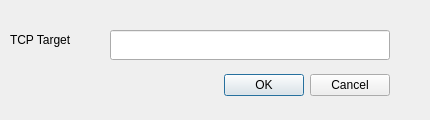
<?xml version="1.0" encoding="UTF-8"?>
<ui version="4.0">
 <class>DialogConnect</class>
 <widget class="QDialog" name="DialogConnect">
  <property name="enabled">
   <bool>true</bool>
  </property>
  <property name="geometry">
   <rect>
    <x>0</x>
    <y>0</y>
    <width>430</width>
    <height>120</height>
   </rect>
  </property>
  <property name="sizePolicy">
   <sizepolicy hsizetype="Fixed" vsizetype="Fixed">
    <horstretch>0</horstretch>
    <verstretch>0</verstretch>
   </sizepolicy>
  </property>
  <property name="minimumSize">
   <size>
    <width>430</width>
    <height>120</height>
   </size>
  </property>
  <property name="maximumSize">
   <size>
    <width>430</width>
    <height>120</height>
   </size>
  </property>
  <property name="windowTitle">
   <string>Dialog</string>
  </property>
  <widget class="QDialogButtonBox" name="b_YesNo">
   <property name="geometry">
    <rect>
     <x>40</x>
     <y>70</y>
     <width>350</width>
     <height>30</height>
    </rect>
   </property>
   <property name="orientation">
    <enum>Qt::Orientation::Horizontal</enum>
   </property>
   <property name="standardButtons">
    <set>QDialogButtonBox::StandardButton::Cancel|QDialogButtonBox::StandardButton::Ok</set>
   </property>
  </widget>
  <widget class="QLineEdit" name="tcp_target_box">
   <property name="geometry">
    <rect>
     <x>110</x>
     <y>30</y>
     <width>280</width>
     <height>30</height>
    </rect>
   </property>
  </widget>
  <widget class="QLabel" name="label">
   <property name="geometry">
    <rect>
     <x>10</x>
     <y>30</y>
     <width>90</width>
     <height>20</height>
    </rect>
   </property>
   <property name="text">
    <string>TCP Target</string>
   </property>
  </widget>
 </widget>
 <resources/>
 <connections>
  <connection>
   <sender>b_YesNo</sender>
   <signal>accepted()</signal>
   <receiver>DialogConnect</receiver>
   <slot>accept()</slot>
   <hints>
    <hint type="sourcelabel">
     <x>248</x>
     <y>254</y>
    </hint>
    <hint type="destinationlabel">
     <x>157</x>
     <y>274</y>
    </hint>
   </hints>
  </connection>
  <connection>
   <sender>b_YesNo</sender>
   <signal>rejected()</signal>
   <receiver>DialogConnect</receiver>
   <slot>reject()</slot>
   <hints>
    <hint type="sourcelabel">
     <x>316</x>
     <y>260</y>
    </hint>
    <hint type="destinationlabel">
     <x>286</x>
     <y>274</y>
    </hint>
   </hints>
  </connection>
 </connections>
</ui>
